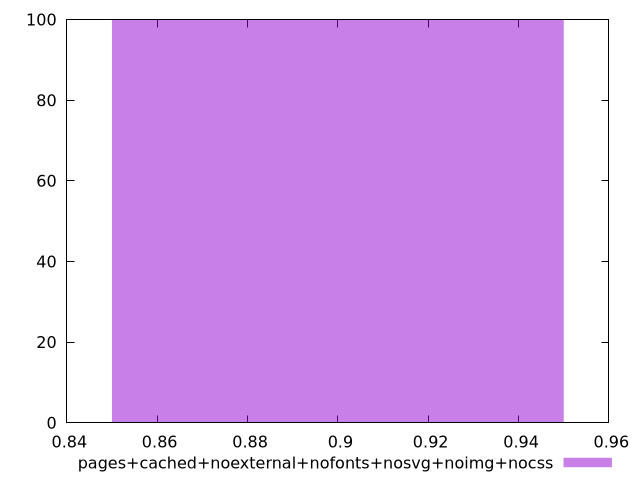

The gnuplot source for this figure:
$_pagesCachedNoexternalNofontsNosvgNoimgNocss <<EOF
0.9 100
EOF
set key outside below
set terminal pngcairo
set output "report_00005_2020-11-02T22-26-11.212Z/unminified-javascript/pages+cached+noexternal+nofonts+nosvg+noimg+nocss//hist.png"
set yrange [0:100]
set boxwidth 0.1
set style fill transparent solid 0.5 noborder
plot $_pagesCachedNoexternalNofontsNosvgNoimgNocss title "pages+cached+noexternal+nofonts+nosvg+noimg+nocss" with boxes ,
